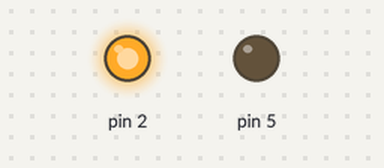
The sketch below on a simulated Arduino Uno, built with avr-gcc and run on an emulated ATmega328P. Parts: output pins drawn as LEDs (lit = HIGH). Pins used as bus, display or sensor lines are not drawn.

Above: at 0.7 s.
At 2.4 s:
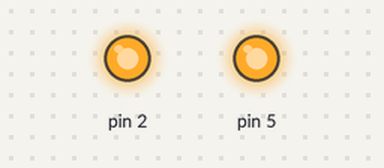
Timing chart, 0 to 4.0 s (numbered marks = the images above):
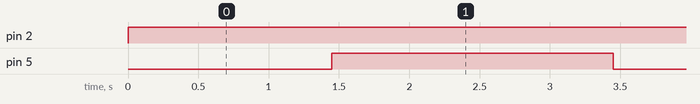

Measured:
- by itself, pin 2: LOW → HIGH at 0.00 s
- by itself, pin 5: alternates HIGH for 2.0 s and LOW for 1.5 s

The sketch:

stepping_motor.ino
```cpp
void setup() {
  pinMode(2, OUTPUT);
  pinMode(4, OUTPUT);
  pinMode(5, OUTPUT);
}

void loop() {
  // 6ピンをHIGH, LOW切り替え
  for(int i = 0; i < 1000; i++){
    digitalWrite(2, HIGH);
    digitalWrite(4, HIGH);
    delayMicroseconds(720);
    digitalWrite(4, LOW);
    delayMicroseconds(720);
  }
   digitalWrite(5, HIGH);
   delay(2000);
   digitalWrite(5, LOW);
}
```
